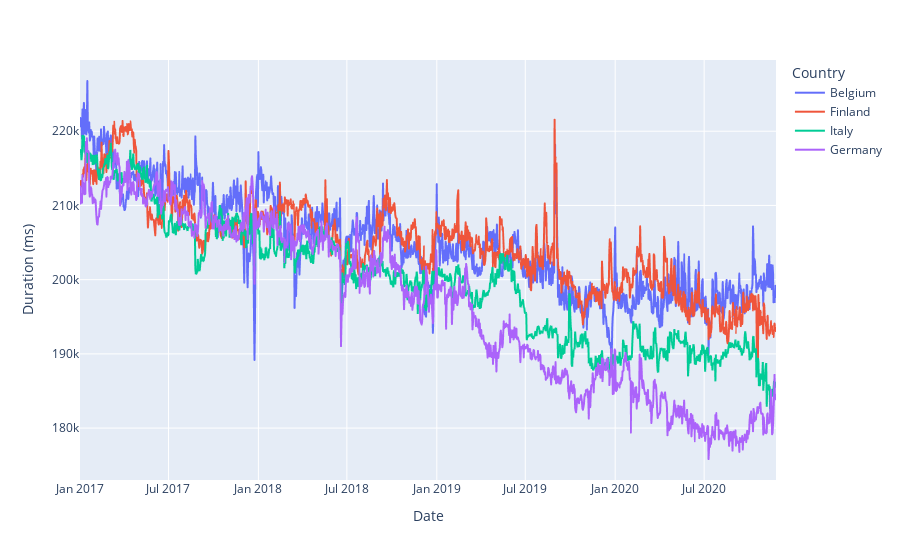

Notebook code for this chart:
### Markdown cell above
Visualization

### Code cell
mean_feature_charts = {}
for key in feature_charts:
   mean_feature_charts[key] = feature_charts[key].groupby('date').mean()

tempDf = collate_sets(mean_feature_charts, "europe","duration_ms")

fig = px.line(tempDf)
fig.update_layout(
    xaxis_title="Date",
    yaxis_title="Duration (ms)",
    legend_title="Country"
)

# for event in events:
#     fig.add_vline(x=event.date,line_width=1, line_dash=event.line_type, col='all', line_color=event.color)

fig.show()

### Figure 1 — Plotly figure (JSON) as saved in the notebook; plotly's stock layout.template omitted (floating-point values rounded to 4 significant figures; data arrays with more than 128 entries replaced by an {"elided": "..."} marker saying what was removed)
{"data": [{"hovertemplate": "variable=Belgium<br>date=%{x}<br>value=%{y}<extra></extra>", "legendgroup": "Belgium", "line": {"color": "#636efa", "dash": "solid"}, "mode": "lines", "name": "Belgium", "showlegend": true, "type": "scattergl", "x": {"elided": "1420 str values"}, "xaxis": "x", "y": {"elided": "1420 float values"}, "yaxis": "y"}, {"hovertemplate": "variable=Finland<br>date=%{x}<br>value=%{y}<extra></extra>", "legendgroup": "Finland", "line": {"color": "#EF553B", "dash": "solid"}, "mode": "lines", "name": "Finland", "showlegend": true, "type": "scattergl", "x": {"elided": "1420 str values"}, "xaxis": "x", "y": {"elided": "1420 float values"}, "yaxis": "y"}, {"hovertemplate": "variable=Italy<br>date=%{x}<br>value=%{y}<extra></extra>", "legendgroup": "Italy", "line": {"color": "#00cc96", "dash": "solid"}, "mode": "lines", "name": "Italy", "showlegend": true, "type": "scattergl", "x": {"elided": "1420 str values"}, "xaxis": "x", "y": {"elided": "1420 float values"}, "yaxis": "y"}, {"hovertemplate": "variable=Germany<br>date=%{x}<br>value=%{y}<extra></extra>", "legendgroup": "Germany", "line": {"color": "#ab63fa", "dash": "solid"}, "mode": "lines", "name": "Germany", "showlegend": true, "type": "scattergl", "x": {"elided": "1420 str values"}, "xaxis": "x", "y": {"elided": "1420 float values"}, "yaxis": "y"}], "layout": {"legend": {"title": {"text": "Country"}, "tracegroupgap": 0}, "margin": {"t": 60}, "xaxis": {"anchor": "y", "domain": [0.0, 1.0], "title": {"text": "Date"}}, "yaxis": {"anchor": "x", "domain": [0.0, 1.0], "title": {"text": "Duration (ms)"}}}}
